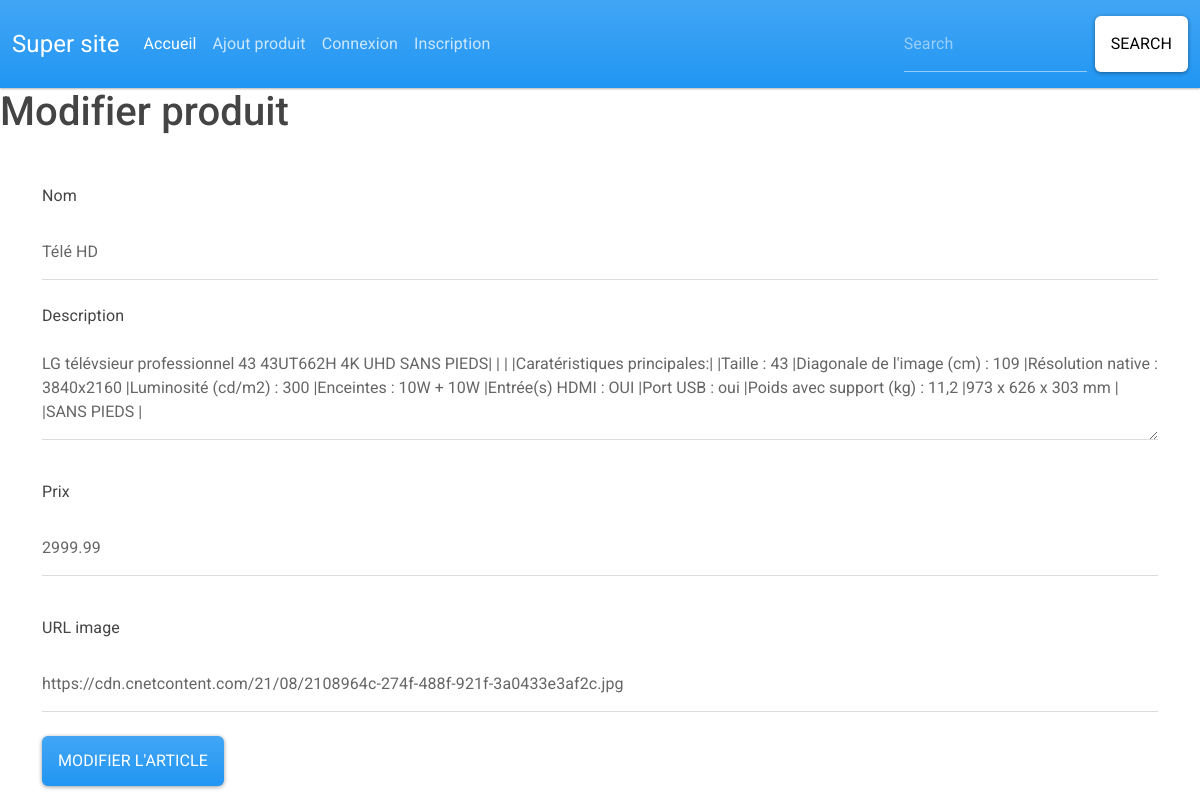
The app's page /modifier-produit.php?id=1 with its own data.
### tables this page shows
CREATE TABLE `produits` (
  `id` int(10) NOT NULL,
  `nom` varchar(100) NOT NULL,
  `description` text NOT NULL,
  `prix` decimal(7,2) NOT NULL,
  `url_image` varchar(255) NOT NULL
);

### modifier-produit.php (the view, shortened to what this page needs)
<?php include 'header.php'; ?>
<?php include 'navbar.php'; ?>
<h1>Modifier produit</h1>
<?php
$connexion = new PDO(
    'mysql:host=localhost;dbname=cours_cnam_bac1_22;charset=utf8',
    'root',
    ''
);
$requete = $connexion->prepare('SELECT * FROM produits WHERE id = ?');
$requete->execute([$_GET['id']]);
$produit = $requete->fetch();
?>
    <form method="POST" class="container mb-4">
        <div class="form-group">
            <label class="col-form-label mt-4" for="inputNom">Nom</label>
            <input name="nom" value="<?= $produit[
                'nom'
            ] ?>" type="text" class="form-control" placeholder="Nom du produit" id="inputNom">
        </div>
        <div class="form-group">
            <label for="inputDescription" class="form-label mt-4">Description</label>
            <textarea name="description" class="form-control" id="inputDescription" rows="3"><?= $produit['description'] ?></textarea>
        </div>
        <div class="form-group">
            <label class="col-form-label mt-4" for="inputPrix">Prix</label>
            <input name="prix"  value="<?= $produit[
                'prix'
            ] ?>"  type="number" class="form-control" placeholder="Prix du produit (ex : 5.99)" id="inputPrix">
       </div>
        <div class="form-group">
            <label class="col-form-label mt-4" for="inputUrlImage">URL image</label>
            <input name="url_image" value="<?= $produit[
                'url_image'
            ] ?>" type="text" class="form-control" placeholder="URL de l'image (ex: http://mon-site.com/image.jpg)" id="inputUrlImage">
        </div>
        <input type="submit" value="Modifier l'article" class="btn btn-primary mt-4">
    </form>
</body>
</html>

### header.php (shortened to what this page needs)
<!DOCTYPE html>
<html lang="en">
<head>
    <link rel="stylesheet" href="assets/css/style.css">
    <link rel="stylesheet" href="https://bootswatch.com/5/materia/bootstrap.min.css">
</head>
<body>

### navbar.php (shortened to what this page needs)
<nav class="navbar navbar-expand-lg navbar-dark bg-primary">
  <div class="container-fluid">
    <a class="navbar-brand" href="index.php">Super site</a>
    <div class="collapse navbar-collapse" id="navbarColor01">
      <ul class="navbar-nav me-auto">
        <li class="nav-item">
          <a class="nav-link active" href="index.php">Accueil</a>
        </li>
        <li class="nav-item">
          <a class="nav-link" href="ajout-produit.php">Ajout produit</a>
        </li>
        <?php if (!isset($_SESSION['id'])) { ?>
          <li class="nav-item">
            <a class="nav-link" href="connexion.php">Connexion</a>
          </li>
          <li class="nav-item">
            <a class="nav-link" href="inscription.php">Inscription</a>
          </li>
        <?php } else { ?>
          <li class="nav-item">
            <a class="nav-link" href="deconnexion.php">Déconnexion</a>
          </li>
        <?php } ?>
      </ul>
      <form class="d-flex">
        <input class="form-control me-sm-2" type="text" placeholder="Search">
        <button class="btn btn-secondary my-2 my-sm-0" type="submit">Search</button>
      </form>
    </div>
  </div>
</nav>

### records on screen
produits: nom "Télé HD", description "LG télévsieur professionnel 43 43UT662H 4K UHD SANS PIEDS| | | |Caratéristiques principales:| |Taille : 43 |Diagonale de l'image (cm) : 109 |Résolution native : 3840x2160 |Luminosité (cd/m2) : 300 |Enceintes : 10W + 10W |Entrée(s) HDMI : OUI |Port USB : oui |Poids avec support (kg) : 11,2 |973 x 626 x 303 mm | |SANS PIEDS |", prix "2999.99", url_image "https://cdn.cnetcontent.com/21/08/2108964c-274f-488f-921f-3a0433e3af2c.jpg"
